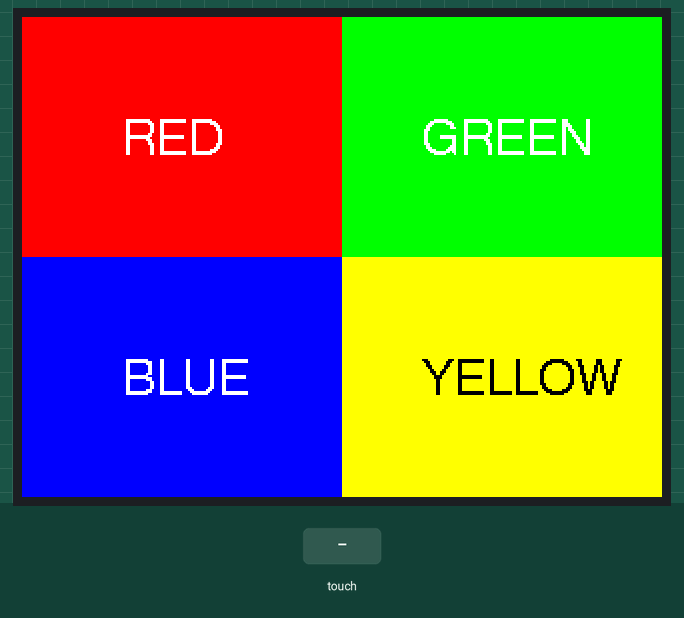
Recording of a sketch running on a simulated ESP32. Shown: 320×240 colour display. The inputs (shaded band) are chosen by the test bench. What the sketch prints to the serial monitor is not drawn.

Above: at 3.0 s.
3.1 s: touch panel pressed at 13 % / 10 % of its raw x / y range
At 3.9 s:
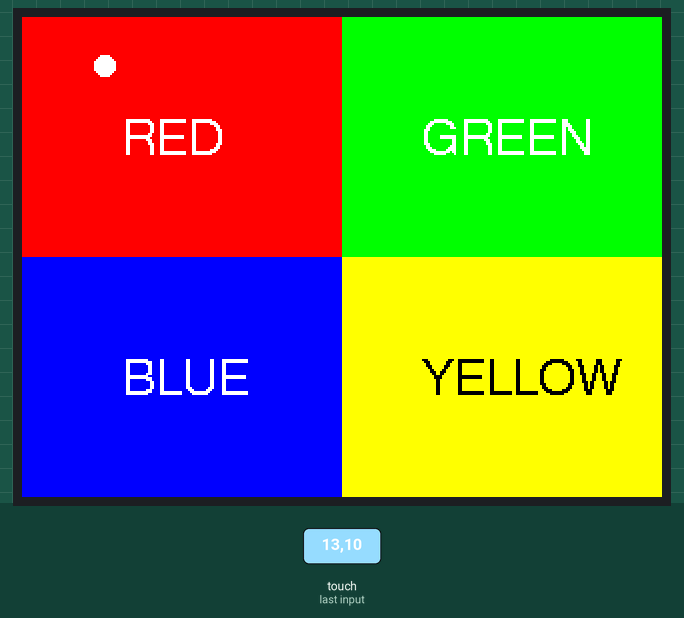
4.6 s: touch panel pressed at 38 % / 10 % of its raw x / y range
At 5.5 s:
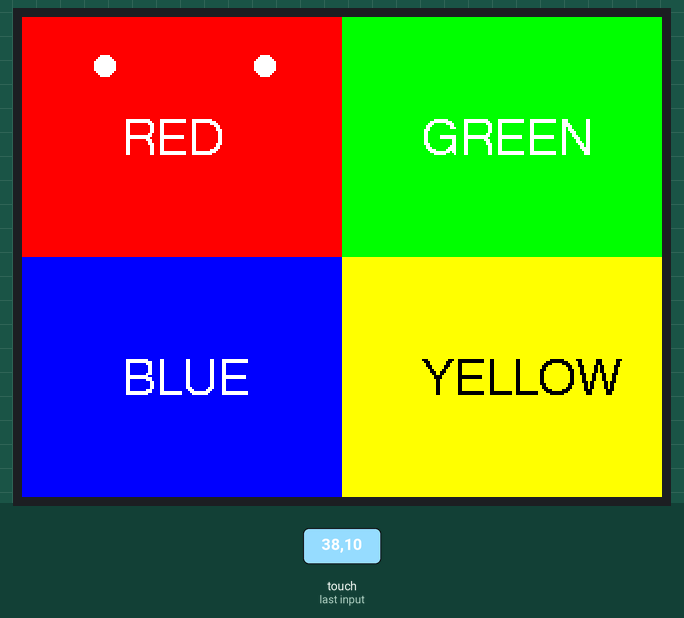
Timing chart, 0 to 7.6 s (numbered marks = the images above; inputs shaded):
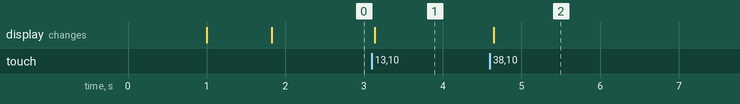

Measured:
- after the input at 3.1 s, the display: changes at once (image 1)
- after the input at 4.6 s, the display: changes after 0.05 s (image 2)

The sketch:

test-hardware.ino
```cpp
/**
 * Hardware Test Sketch for ESP32-2432S028R (Cheap Yellow Display)
 *
 * Tests TFT_eSPI colors and XPT2046 touch WITHOUT LVGL.
 * Based on witnessmenow/ESP32-Cheap-Yellow-Display proven configuration:
 *   - Display on HSPI (SPI2) via TFT_eSPI
 *   - Touch on separate VSPI (SPI3) via XPT2046_Touchscreen library
 *
 * Expected: 4 colored quadrants (RED, GREEN, BLUE, YELLOW)
 * Touch coordinates printed on Serial (115200 baud).
 *
 * REQUIRED LIBRARIES:
 *   - TFT_eSPI (Library Manager)
 *   - XPT2046_Touchscreen by Paul Stoffregen (Library Manager, search "XPT2046")
 */

#include <TFT_eSPI.h>
#include <XPT2046_Touchscreen.h>
#include <SPI.h>

// ─── Touch pins (separate VSPI bus) ───────────────────────────────────────────
//  The CYD touch controller (XPT2046) is wired to non-default SPI pins
//  on a SEPARATE bus from the display.
#define XPT2046_CLK  25
#define XPT2046_MISO 39
#define XPT2046_MOSI 32
#define XPT2046_CS   33
#define XPT2046_IRQ  36

// Create a separate VSPI instance for touch
SPIClass touchSpi = SPIClass(VSPI);

// Touch driver using the separate SPI bus
XPT2046_Touchscreen ts(XPT2046_CS, XPT2046_IRQ);

// Display
TFT_eSPI tft = TFT_eSPI();  // Default ctor uses TFT_WIDTH/TFT_HEIGHT from User_Setup.h

void setup() {
    Serial.begin(115200);
    delay(1000);
    Serial.println("=== Hardware Test (witnessmenow config) ===");

    // ─── Init Touch (separate VSPI bus) ───────────────────────────────────────
    touchSpi.begin(XPT2046_CLK, XPT2046_MISO, XPT2046_MOSI, XPT2046_CS);
    ts.begin(touchSpi);
    ts.setRotation(1);  // Landscape

    // ─── Init TFT (HSPI bus via TFT_eSPI) ─────────────────────────────────────
    tft.begin();
    tft.setRotation(1);  // Landscape 320x240

    // Fill BLACK first
    tft.fillScreen(TFT_BLACK);
    delay(500);

    // Draw 4 colored quadrants to test color rendering
    // Top-left: RED
    tft.fillRect(0, 0, 160, 120, TFT_RED);
    // Top-right: GREEN
    tft.fillRect(160, 0, 160, 120, TFT_GREEN);
    // Bottom-left: BLUE
    tft.fillRect(0, 120, 160, 120, TFT_BLUE);
    // Bottom-right: YELLOW
    tft.fillRect(160, 120, 160, 120, TFT_YELLOW);

    // Draw labels
    tft.setTextColor(TFT_WHITE, TFT_RED);
    tft.drawString("RED", 50, 50, 4);
    tft.setTextColor(TFT_WHITE, TFT_GREEN);
    tft.drawString("GREEN", 200, 50, 4);
    tft.setTextColor(TFT_WHITE, TFT_BLUE);
    tft.drawString("BLUE", 50, 170, 4);
    tft.setTextColor(TFT_BLACK, TFT_YELLOW);
    tft.drawString("YELLOW", 200, 170, 4);

    Serial.println("Display test: 4 colored quadrants");
    Serial.println("Touch the screen - coordinates will print here");
    Serial.println("If colors are correct, TFT_eSPI + User_Setup.h are OK");
    Serial.println("If B&W or wrong colors, check User_Setup.h");
}

void loop() {
    if (ts.touched()) {
        TS_Point p = ts.getPoint();
        Serial.printf("Touch: raw x=%d y=%d z=%d\n", p.x, p.y, p.z);

        // Map raw touch coordinates to screen coordinates (landscape)
        int16_t screenX = map(p.x, 200, 3700, 0, 320);
        int16_t screenY = map(p.y, 240, 3800, 0, 240);

        // Clamp to screen bounds
        screenX = constrain(screenX, 0, 319);
        screenY = constrain(screenY, 0, 239);

        Serial.printf("  mapped: x=%d y=%d\n", screenX, screenY);

        // Draw a small circle where touched
        tft.fillCircle(screenX, screenY, 5, TFT_WHITE);
    }
    delay(50);
}
```
